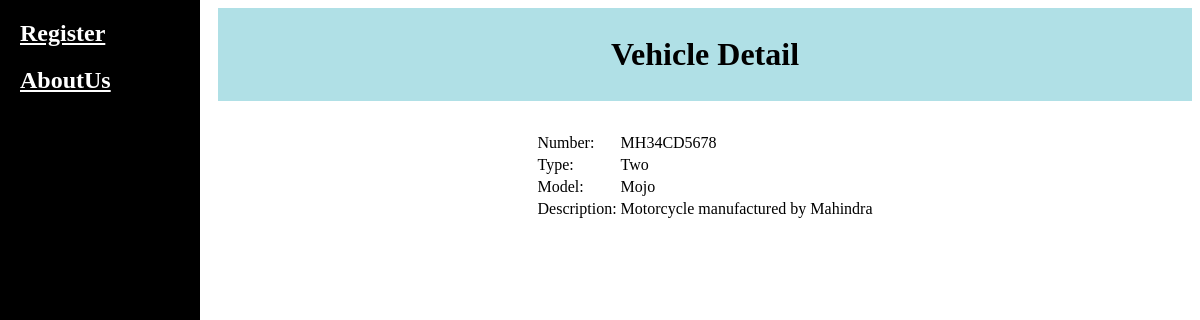
The page /vehicles/vehicle/2/ on the database its author committed.
### vehicles/models.py (models this page shows, shortened)
class Vehicle(models.Model):
    VEHICLE_TYPES = (
        ('Two', 'Two Wheeler'),
        ('Three', 'Three Wheeler'),
        ('Four', 'Four Wheeler'),
    )
    vehicle_number = models.CharField(max_length=10)
    vehicle_type = models.CharField(max_length=10, choices=VEHICLE_TYPES)
    vehicle_model = models.CharField(max_length=100)
    vehicle_description = models.TextField()

### vehicles/views.py (the view)
# urls.py: path('vehicle/<int:pk>/', v.vehicle_detail, name='vehicle_detail'),
def vehicle_detail(request, pk):
    vehicle = get_object_or_404(Vehicle, pk=pk)
    return render(request, 'vehicles/vehicle_detail.html', {'vehicle': vehicle})

### vehicles/templates/vehicles/vehicle_detail.html (shortened to what this page needs)
{% extends 'sidebar.html' %}
        {% block body %}
        <center>
        <h1 style="background-color: powderblue; padding-top: 28px; padding-bottom: 28px;">Vehicle Detail</h1>
        <table style="margin: 30px;">
            <tr>
                <td>Number:</td>
                <td>{{ vehicle.vehicle_number }}</td>
            </tr>
            <tr>
                <td>Type:</td>
                <td>{{ vehicle.vehicle_type }}</td>
            </tr>
            <tr>
                <td>Model:</td>
                <td>{{ vehicle.vehicle_model }}</td>
            </tr>
            <tr>
                <td>Description:</td>
                <td>{{ vehicle.vehicle_description }}</td>
            </tr>
        </table>
        {% endblock %}

### rows shown on the page
Vehicle: vehicle_number "MH34CD5678", vehicle_type "Two", vehicle_model "Mojo", vehicle_description "Motorcycle manufactured by Mahindra"
